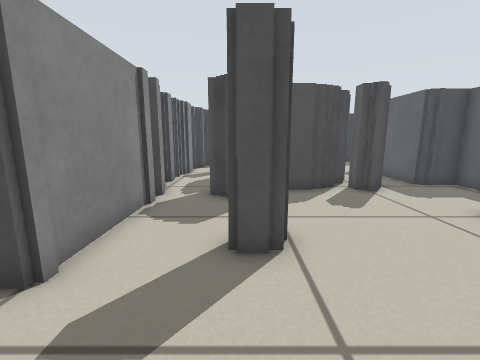
view 1 (above)

23 first-person views from a walk through a world built for the Player/Stage simulator. The camera is 0.51 m above the floor, tilts 10° down and sees 90° across. The lines on the ground mark 1 m squares. The floor is counted in squares, 0.25 m on a side. Each view is taken from the middle of a square. On the plan, view 1 faces up. The plan holds only what a view shows up to about 15 squares ahead; the rest is blank. The place goes on beyond the plan. Robots are left out.

view 2
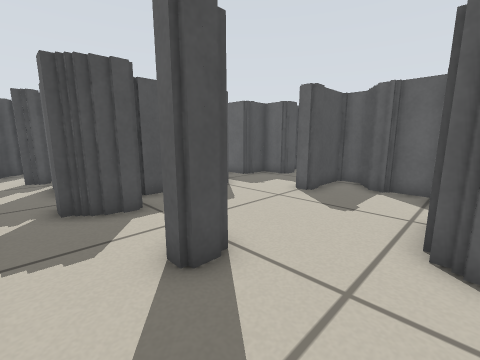

view 3
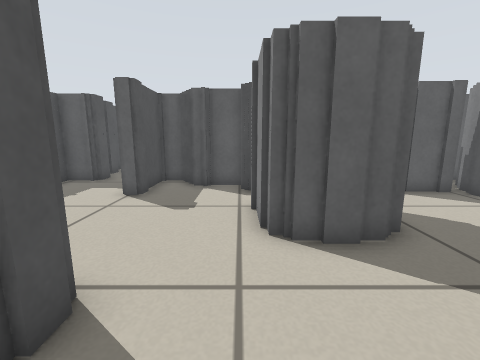

view 4
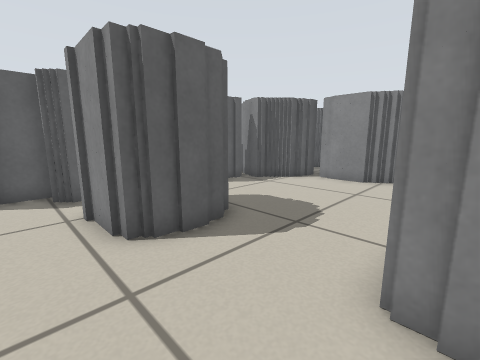

view 5
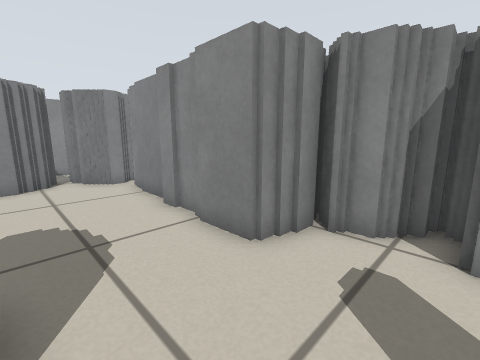

view 6
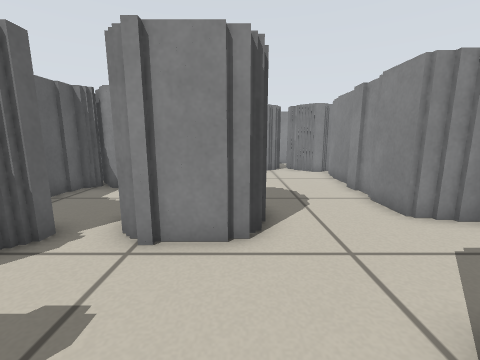

view 7
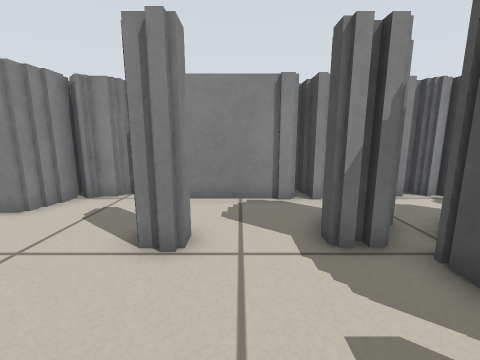

view 8
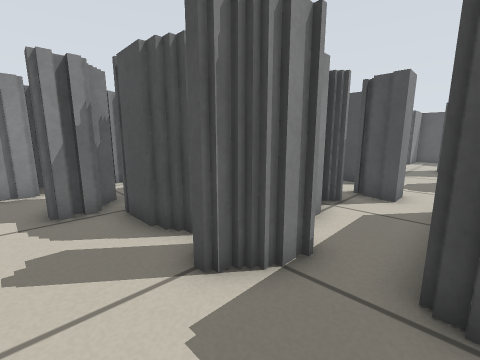

view 9
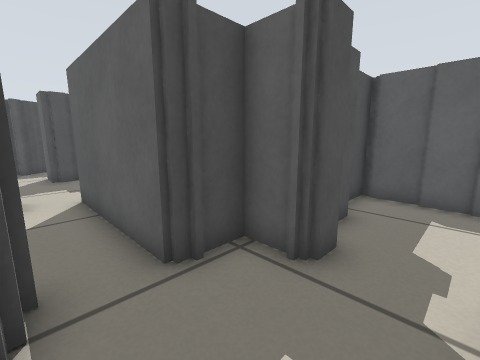

view 10
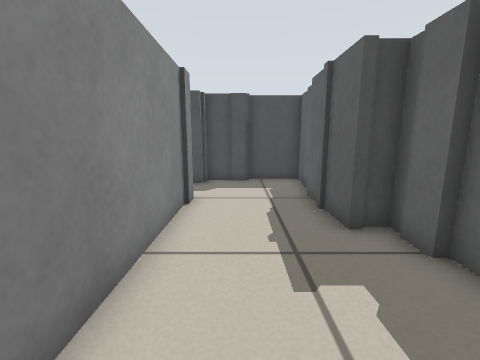

view 11
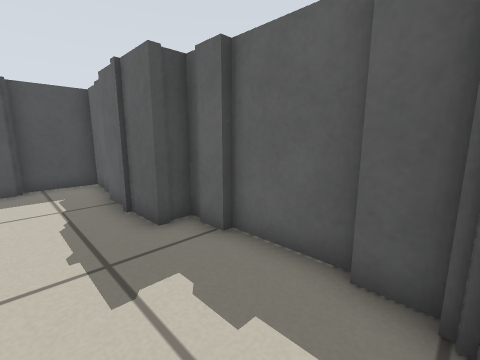

view 12
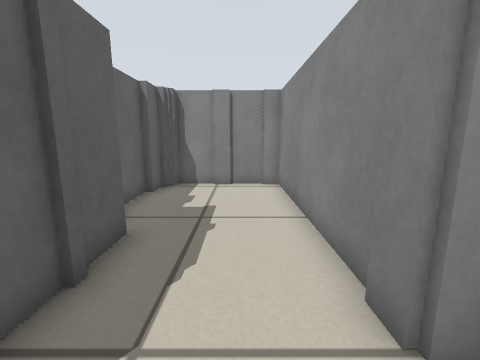

view 13
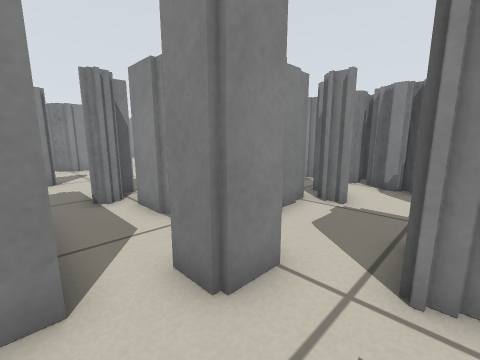

view 14
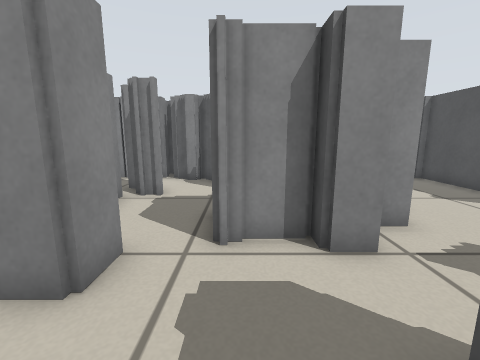

view 15
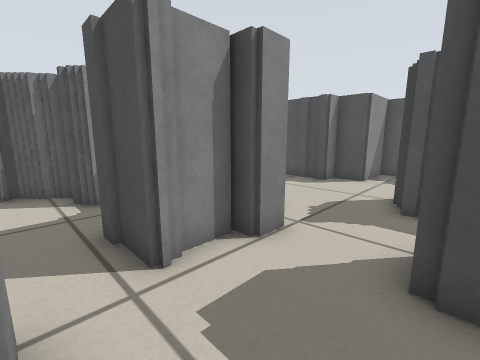

view 16
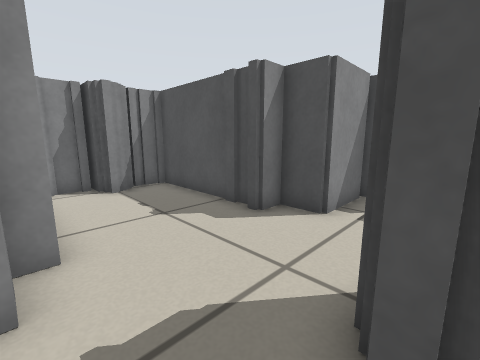

view 17
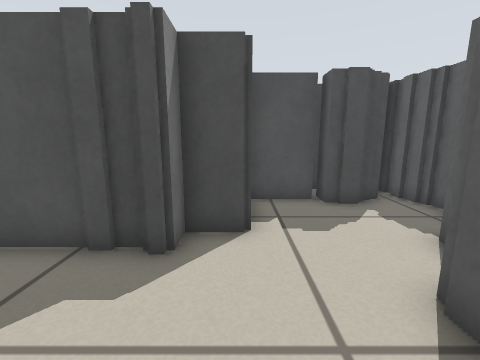

view 18
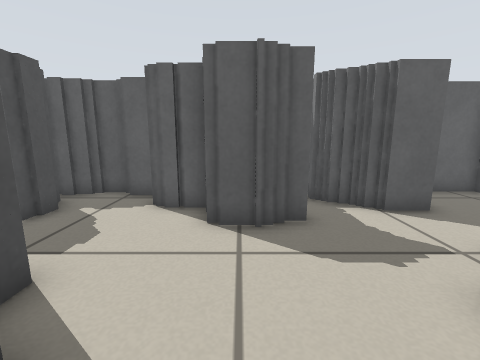

view 19
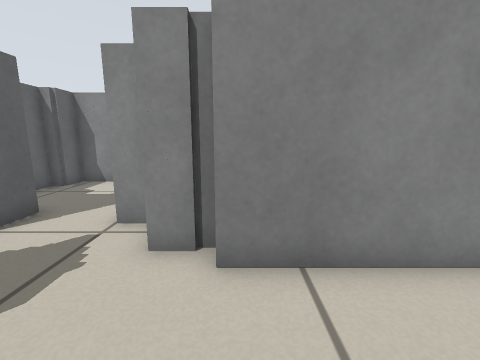

view 20
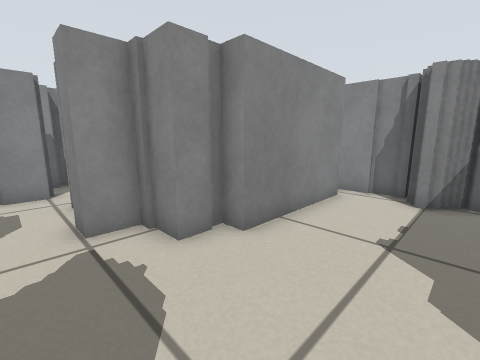

view 21
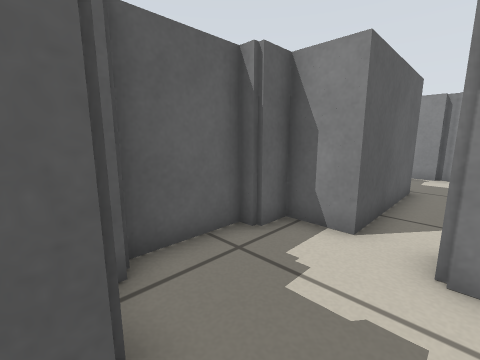

view 22
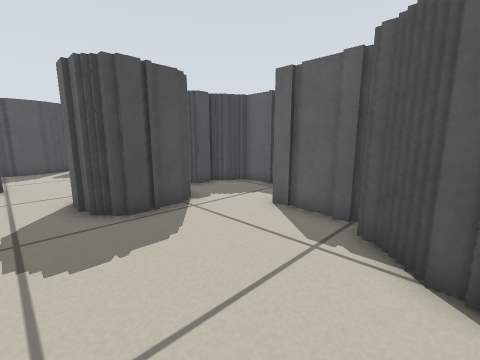

view 23
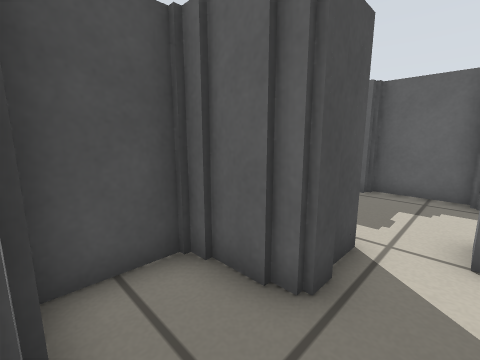

### Floor plan
Key: @ floor where view 1 was taken; # wall or solid block; . floor; T thing the floor can be seen under or through.
Columns run from 4 left of view 1 to 16 right of it. Each row starts with its distance up from view 1.
 32         #####
 31         #..###
 30         #....#
 29        ##...##
 28  #######....#
 27 ##.........##
 26 ##.........##
 25 #..........##
 24 #..........##
 23 #########...#
 22     ### #...#
 21     #####...##
 20     #.###...###
 19   ###.TTT.....#
 18  ###...TT.....#
 17  #.......TT..##
 16  #..##...TT.##
 15 ##.#######..#
 14 ##.#    ##..#
 13 ##.#     #..#
 12 #..      #..#
 11 ##.     ###.#
 10  #. #######.########
  9  #.#####.#...####..#
  8 ##.###.............#
  7  #.................#
  6  #.........####...##
  5  #..##.......##...##
  4  #..##......###...##
  3 ##..........###...###
  2 #.......#T.TT #....##
  1 ##.....##TTTT##.....#
  0 ####@..## T..##.....#
 -1   ##...###T...#....##
 -2   ##......... # ...#
 -3   #..........#######
 -4   #........###
 -5   #........#
 -6   #.......##
 -7   #.......##
 -8   #......##
 -9   ##.#####
-10    ###

Where each view was taken, in squares from view 1:
view 1: 0 up, 0 right, facing up
view 2: 1 up, 2 left, facing up-right
view 3: 2 up, 2 left, facing right
view 4: 3 up, 2 left, facing down-right
view 5: 3 up, 2 right, facing down-left
view 6: 6 up, 3 right, facing down
view 7: 6 up, 5 right, facing left
view 8: 7 up, 8 right, facing up-left
view 9: 7 up, 6 right, facing up-right
view 10: 2 down, 12 right, facing up
view 11: 2 down, 12 right, facing up-right
view 12: 8 up, 12 right, facing down
view 13: 19 up, 8 right, facing down-left
view 14: 19 up, 9 right, facing left
view 15: 17 up, 8 right, facing up-left
view 16: 23 up, 7 right, facing up-left
view 17: 24 up, 4 right, facing up
view 18: 26 up, 1 right, facing right
view 19: 27 up, 2 right, facing down
view 20: 27 up, 6 right, facing down-left
view 21: 21 up, 6 right, facing down-right
view 22: 8 down, 1 right, facing up-right
view 23: 17 up, 0 right, facing up-right
